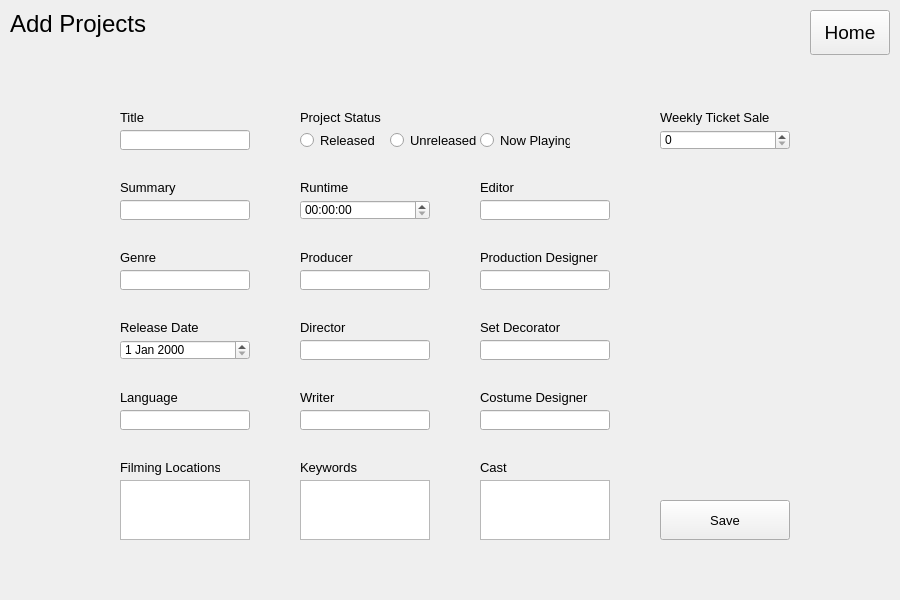
    <widget class="QWidget" name="pageAddProj">
     <property name="minimumSize">
      <size>
       <width>900</width>
       <height>600</height>
      </size>
     </property>
     <widget class="QLabel" name="labelAddProjHeading">
      <property name="geometry">
       <rect>
        <x>10</x>
        <y>10</y>
        <width>250</width>
        <height>27</height>
       </rect>
      </property>
      <property name="font">
       <font>
        <pointsize>18</pointsize>
       </font>
      </property>
      <property name="text">
       <string>Add Projects</string>
      </property>
     </widget>
     <widget class="QPushButton" name="buttonAddProjHome">
      <property name="geometry">
       <rect>
        <x>810</x>
        <y>10</y>
        <width>80</width>
        <height>45</height>
       </rect>
      </property>
      <property name="font">
       <font>
        <pointsize>14</pointsize>
       </font>
      </property>
      <property name="text">
       <string>Home</string>
      </property>
     </widget>
     <widget class="QLabel" name="labelAddProjEditor">
      <property name="geometry">
       <rect>
        <x>480</x>
        <y>170</y>
        <width>100</width>
        <height>35</height>
       </rect>
      </property>
      <property name="font">
       <font>
        <pointsize>10</pointsize>
       </font>
      </property>
      <property name="text">
       <string>Editor</string>
      </property>
     </widget>
     <widget class="QLineEdit" name="textAddProjGenre">
      <property name="geometry">
       <rect>
        <x>120</x>
        <y>270</y>
        <width>130</width>
        <height>20</height>
       </rect>
      </property>
      <property name="font">
       <font>
        <pointsize>10</pointsize>
       </font>
      </property>
     </widget>
     <widget class="QLineEdit" name="textAddProjDirector">
      <property name="geometry">
       <rect>
        <x>300</x>
        <y>340</y>
        <width>130</width>
        <height>20</height>
       </rect>
      </property>
      <property name="font">
       <font>
        <pointsize>10</pointsize>
       </font>
      </property>
     </widget>
     <widget class="QLineEdit" name="textAddProjTitle">
      <property name="geometry">
       <rect>
        <x>120</x>
        <y>130</y>
        <width>130</width>
        <height>20</height>
       </rect>
      </property>
      <property name="font">
       <font>
        <pointsize>10</pointsize>
       </font>
      </property>
     </widget>
     <widget class="QLineEdit" name="textAddProjSetDecorator">
      <property name="geometry">
       <rect>
        <x>480</x>
        <y>340</y>
        <width>130</width>
        <height>20</height>
       </rect>
      </property>
      <property name="font">
       <font>
        <pointsize>10</pointsize>
       </font>
      </property>
      <property name="text">
       <string/>
      </property>
     </widget>
     <widget class="QLabel" name="labelAddProjFilmingLocations">
      <property name="geometry">
       <rect>
        <x>120</x>
        <y>450</y>
        <width>100</width>
        <height>35</height>
       </rect>
      </property>
      <property name="font">
       <font>
        <pointsize>10</pointsize>
       </font>
      </property>
      <property name="text">
       <string>Filming Locations</string>
      </property>
     </widget>
     <widget class="QLabel" name="labelAddProjCostumeDesigner">
      <property name="geometry">
       <rect>
        <x>480</x>
        <y>380</y>
        <width>111</width>
        <height>35</height>
       </rect>
      </property>
      <property name="font">
       <font>
        <pointsize>10</pointsize>
       </font>
      </property>
      <property name="text">
       <string>Costume Designer</string>
      </property>
     </widget>
     <widget class="QLabel" name="labelAddProjSetDecorator">
      <property name="geometry">
       <rect>
        <x>480</x>
        <y>310</y>
        <width>131</width>
        <height>35</height>
       </rect>
      </property>
      <property name="font">
       <font>
        <pointsize>10</pointsize>
       </font>
      </property>
      <property name="text">
       <string>Set Decorator</string>
      </property>
     </widget>
     <widget class="QLineEdit" name="textAddProjLanguage">
      <property name="geometry">
       <rect>
        <x>120</x>
        <y>410</y>
        <width>130</width>
        <height>20</height>
       </rect>
      </property>
      <property name="font">
       <font>
        <pointsize>10</pointsize>
       </font>
      </property>
      <property name="text">
       <string/>
      </property>
     </widget>
     <widget class="QLineEdit" name="textAddProjProducer">
      <property name="geometry">
       <rect>
        <x>300</x>
        <y>270</y>
        <width>130</width>
        <height>20</height>
       </rect>
      </property>
      <property name="font">
       <font>
        <pointsize>10</pointsize>
       </font>
      </property>
     </widget>
     <widget class="QLabel" name="labelAddProjProductionDesigner">
      <property name="geometry">
       <rect>
        <x>480</x>
        <y>240</y>
        <width>121</width>
        <height>35</height>
       </rect>
      </property>
      <property name="font">
       <font>
        <pointsize>10</pointsize>
       </font>
      </property>
      <property name="text">
       <string>Production Designer</string>
      </property>
     </widget>
     <widget class="QLineEdit" name="textAddProjWriter">
      <property name="geometry">
       <rect>
        <x>300</x>
        <y>410</y>
        <width>130</width>
        <height>20</height>
       </rect>
      </property>
      <property name="font">
       <font>
        <pointsize>10</pointsize>
       </font>
      </property>
     </widget>
     <widget class="QLineEdit" name="textAddProjEditor">
      <property name="geometry">
       <rect>
        <x>480</x>
        <y>200</y>
        <width>130</width>
        <height>20</height>
       </rect>
      </property>
      <property name="font">
       <font>
        <pointsize>10</pointsize>
       </font>
      </property>
     </widget>
     <widget class="QPlainTextEdit" name="textAddProjCast">
      <property name="geometry">
       <rect>
        <x>480</x>
        <y>480</y>
        <width>130</width>
        <height>60</height>
       </rect>
      </property>
     </widget>
     <widget class="QPlainTextEdit" name="textAddProjKeywords">
      <property name="geometry">
       <rect>
        <x>300</x>
        <y>480</y>
        <width>130</width>
        <height>60</height>
       </rect>
      </property>
     </widget>
     <widget class="QRadioButton" name="radioButtonAddProjUnreleased">
      <property name="geometry">
       <rect>
        <x>390</x>
        <y>130</y>
        <width>90</width>
        <height>20</height>
       </rect>
      </property>
      <property name="font">
       <font>
        <pointsize>10</pointsize>
       </font>
      </property>
      <property name="text">
       <string>Unreleased</string>
      </property>
     </widget>
     <widget class="QRadioButton" name="radioButtonAddProjReleased">
      <property name="geometry">
       <rect>
        <x>300</x>
        <y>130</y>
        <width>90</width>
        <height>20</height>
       </rect>
      </property>
      <property name="font">
       <font>
        <pointsize>10</pointsize>
       </font>
      </property>
      <property name="text">
       <string>Released</string>
      </property>
     </widget>
     <widget class="QLabel" name="labelAddProjCast">
      <property name="geometry">
       <rect>
        <x>480</x>
        <y>450</y>
        <width>100</width>
        <height>35</height>
       </rect>
      </property>
      <property name="font">
       <font>
        <pointsize>10</pointsize>
       </font>
      </property>
      <property name="text">
       <string>Cast</string>
      </property>
     </widget>
     <widget class="QPlainTextEdit" name="textAddProjFilmingLocations">
      <property name="geometry">
       <rect>
        <x>120</x>
        <y>480</y>
        <width>130</width>
        <height>60</height>
       </rect>
      </property>
     </widget>
     <widget class="QLabel" name="labelAddProjKeywords">
      <property name="geometry">
       <rect>
        <x>300</x>
        <y>450</y>
        <width>100</width>
        <height>35</height>
       </rect>
      </property>
      <property name="font">
       <font>
        <pointsize>10</pointsize>
       </font>
      </property>
      <property name="text">
       <string>Keywords</string>
      </property>
     </widget>
     <widget class="QLabel" name="labelAddProjReleaseDate">
      <property name="geometry">
       <rect>
        <x>120</x>
        <y>310</y>
        <width>100</width>
        <height>35</height>
       </rect>
      </property>
      <property name="font">
       <font>
        <pointsize>10</pointsize>
       </font>
      </property>
      <property name="text">
       <string>Release Date</string>
      </property>
     </widget>
     <widget class="QLabel" name="labelAddProjWriter">
      <property name="geometry">
       <rect>
        <x>300</x>
        <y>380</y>
        <width>100</width>
        <height>35</height>
       </rect>
      </property>
      <property name="font">
       <font>
        <pointsize>10</pointsize>
       </font>
      </property>
      <property name="text">
       <string>Writer</string>
      </property>
     </widget>
     <widget class="QLineEdit" name="textAddProjSummary">
      <property name="geometry">
       <rect>
        <x>120</x>
        <y>200</y>
        <width>130</width>
        <height>20</height>
       </rect>
      </property>
      <property name="font">
       <font>
        <pointsize>10</pointsize>
       </font>
      </property>
      <property name="text">
       <string/>
      </property>
     </widget>
     <widget class="QLineEdit" name="textAddProjProductionDesigner">
      <property name="geometry">
       <rect>
        <x>480</x>
        <y>270</y>
        <width>130</width>
        <height>20</height>
       </rect>
      </property>
      <property name="font">
       <font>
        <pointsize>10</pointsize>
       </font>
      </property>
     </widget>
     <widget class="QRadioButton" name="radioButtonAddProjNowPlaying">
      <property name="geometry">
       <rect>
        <x>480</x>
        <y>130</y>
        <width>90</width>
        <height>20</height>
       </rect>
      </property>
      <property name="font">
       <font>
        <pointsize>10</pointsize>
       </font>
      </property>
      <property name="text">
       <string>Now Playing</string>
      </property>
     </widget>
     <widget class="QLabel" name="labelAddProjDirector">
      <property name="geometry">
       <rect>
        <x>300</x>
        <y>310</y>
        <width>100</width>
        <height>35</height>
       </rect>
      </property>
      <property name="font">
       <font>
        <pointsize>10</pointsize>
       </font>
      </property>
      <property name="text">
       <string>Director</string>
      </property>
     </widget>
     <widget class="QLabel" name="labelAddProjGenre">
      <property name="geometry">
       <rect>
        <x>120</x>
        <y>240</y>
        <width>100</width>
        <height>35</height>
       </rect>
      </property>
      <property name="font">
       <font>
        <pointsize>10</pointsize>
       </font>
      </property>
      <property name="text">
       <string>Genre</string>
      </property>
     </widget>
     <widget class="QLabel" name="labelAddProjProjectStatus">
      <property name="geometry">
       <rect>
        <x>300</x>
        <y>100</y>
        <width>121</width>
        <height>35</height>
       </rect>
      </property>
      <property name="font">
       <font>
        <pointsize>10</pointsize>
       </font>
      </property>
      <property name="text">
       <string>Project Status</string>
      </property>
     </widget>
     <widget class="QLabel" name="labelAddProjTitle">
      <property name="geometry">
       <rect>
        <x>120</x>
        <y>100</y>
        <width>100</width>
        <height>35</height>
       </rect>
      </property>
      <property name="font">
       <font>
        <pointsize>10</pointsize>
       </font>
      </property>
      <property name="text">
       <string>Title</string>
      </property>
     </widget>
     <widget class="QLabel" name="labelAddProjSummary">
      <property name="geometry">
       <rect>
        <x>120</x>
        <y>170</y>
        <width>121</width>
        <height>35</height>
       </rect>
      </property>
      <property name="font">
       <font>
        <pointsize>10</pointsize>
       </font>
      </property>
      <property name="text">
       <string>Summary</string>
      </property>
     </widget>
     <widget class="QLabel" name="labelAddProjProducer">
      <property name="geometry">
       <rect>
        <x>300</x>
        <y>240</y>
        <width>100</width>
        <height>35</height>
       </rect>
      </property>
      <property name="font">
       <font>
        <pointsize>10</pointsize>
       </font>
      </property>
      <property name="text">
       <string>Producer</string>
      </property>
     </widget>
     <widget class="QLabel" name="labelAddProjRuntime">
      <property name="geometry">
       <rect>
        <x>300</x>
        <y>170</y>
        <width>100</width>
        <height>35</height>
       </rect>
      </property>
      <property name="font">
       <font>
        <pointsize>10</pointsize>
       </font>
      </property>
      <property name="text">
       <string>Runtime</string>
      </property>
     </widget>
     <widget class="QLineEdit" name="textAddProjCostumeDesigner">
      <property name="geometry">
       <rect>
        <x>480</x>
        <y>410</y>
        <width>130</width>
        <height>20</height>
       </rect>
      </property>
      <property name="font">
       <font>
        <pointsize>10</pointsize>
       </font>
      </property>
      <property name="text">
       <string/>
      </property>
     </widget>
     <widget class="QLabel" name="labelAddProjLanguage">
      <property name="geometry">
       <rect>
        <x>120</x>
        <y>380</y>
        <width>100</width>
        <height>35</height>
       </rect>
      </property>
      <property name="font">
       <font>
        <pointsize>10</pointsize>
       </font>
      </property>
      <property name="text">
       <string>Language</string>
      </property>
     </widget>
     <widget class="QLabel" name="labelAddProjTicketSale">
      <property name="geometry">
       <rect>
        <x>660</x>
        <y>100</y>
        <width>111</width>
        <height>35</height>
       </rect>
      </property>
      <property name="font">
       <font>
        <pointsize>10</pointsize>
       </font>
      </property>
      <property name="text">
       <string>Weekly Ticket Sale</string>
      </property>
     </widget>
     <widget class="QPushButton" name="buttonAddProjectsSave">
      <property name="geometry">
       <rect>
        <x>660</x>
        <y>500</y>
        <width>130</width>
        <height>40</height>
       </rect>
      </property>
      <property name="font">
       <font>
        <pointsize>10</pointsize>
       </font>
      </property>
      <property name="text">
       <string>Save</string>
      </property>
     </widget>
     <widget class="QTimeEdit" name="timeAddProjRuntime">
      <property name="geometry">
       <rect>
        <x>300</x>
        <y>200</y>
        <width>130</width>
        <height>20</height>
       </rect>
      </property>
     </widget>
     <widget class="QDateEdit" name="dateAddProjReleaseDate">
      <property name="geometry">
       <rect>
        <x>120</x>
        <y>340</y>
        <width>130</width>
        <height>20</height>
       </rect>
      </property>
     </widget>
     <widget class="QSpinBox" name="spinBoxAddProjTicketSale">
      <property name="geometry">
       <rect>
        <x>660</x>
        <y>130</y>
        <width>130</width>
        <height>20</height>
       </rect>
      </property>
      <property name="maximum">
       <number>1000000000</number>
      </property>
      <property name="singleStep">
       <number>1000</number>
      </property>
     </widget>
    </widget>
